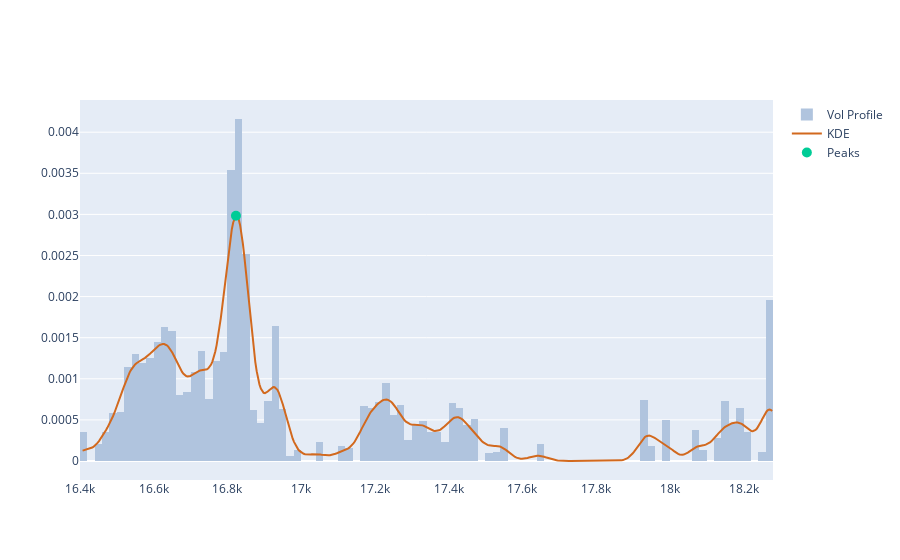
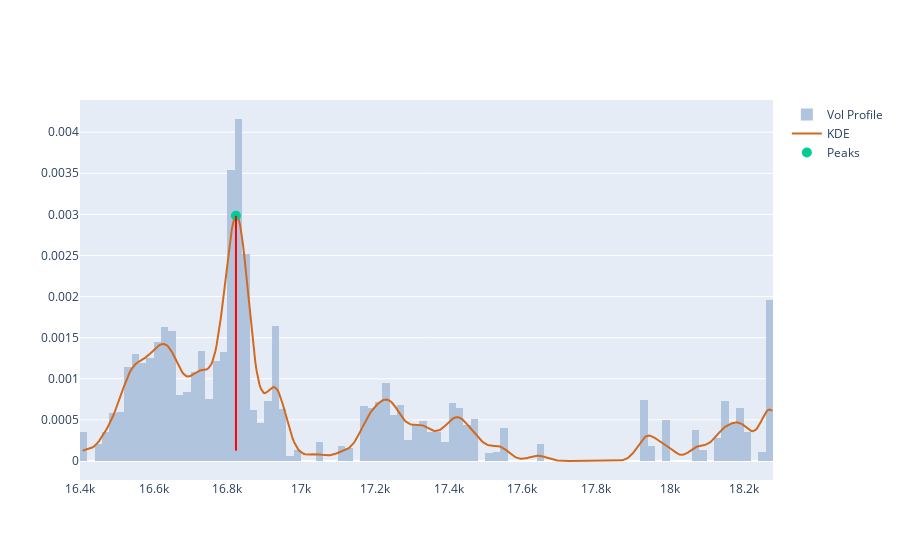

The cell these charts' notebook holds for them, in order:
### Code cell
min_prom = kdy.max() * 0.25
peaks, peak_props = signal.find_peaks(kdy, prominence=min_prom)
pkx = xr[peaks]
pky = kdy[peaks]


fig = get_dist_plot(close, volume, xr, kdy)
fig.add_trace(go.Scatter(name='Peaks', x=pkx, y=pky, mode='markers', marker=pk_marker_args))
fig.show()

# Draw prominence lines
#left_base = peak_props['left_bases']
#right_base = peak_props['right_bases']
line_x = pkx
line_y0 = pky
line_y1 = pky - peak_props['prominences']

for x, y0, y1 in zip(line_x, line_y0, line_y1):
    fig.add_shape(type='line',
        xref='x', yref='y',
        x0=x, y0=y0, x1=x, y1=y1,
        line=dict(
            color='red',
            width=2,
        )
    )
fig.show()

### Figure 1 — Plotly figure (JSON) as saved in the notebook; plotly's stock layout.template omitted (floating-point values rounded to 4 significant figures; data arrays with more than 128 entries replaced by an {"elided": "..."} marker saying what was removed)
{"data": [{"histfunc": "sum", "histnorm": "probability density", "marker": {"color": "#B0C4DE"}, "name": "Vol Profile", "nbinsx": 150, "type": "histogram", "x": {"elided": "1000 float values"}, "y": {"elided": "1000 float values"}}, {"marker": {"color": "#D2691E"}, "mode": "lines", "name": "KDE", "type": "scatter", "x": {"elided": "500 float values"}, "y": {"elided": "500 float values"}}, {"marker": {"size": 10}, "mode": "markers", "name": "Peaks", "type": "scatter", "x": [16820.0], "y": [0.002983]}], "layout": {"autosize": true, "xaxis": {"autorange": true, "range": [16400, 18280], "type": "linear"}, "yaxis": {"autorange": true, "range": [-0.0002311, 0.004392], "type": "linear"}}}

### Figure 2 — Plotly figure (JSON) as saved in the notebook; plotly's stock layout.template omitted (floating-point values rounded to 4 significant figures; data arrays with more than 128 entries replaced by an {"elided": "..."} marker saying what was removed)
{"data": [{"histfunc": "sum", "histnorm": "probability density", "marker": {"color": "#B0C4DE"}, "name": "Vol Profile", "nbinsx": 150, "type": "histogram", "x": {"elided": "1000 float values"}, "y": {"elided": "1000 float values"}}, {"marker": {"color": "#D2691E"}, "mode": "lines", "name": "KDE", "type": "scatter", "x": {"elided": "500 float values"}, "y": {"elided": "500 float values"}}, {"marker": {"size": 10}, "mode": "markers", "name": "Peaks", "type": "scatter", "x": [16820.0], "y": [0.002983]}], "layout": {"autosize": true, "shapes": [{"line": {"color": "red", "width": 2}, "type": "line", "x0": 16820.0, "x1": 16820.0, "xref": "x", "y0": 0.002983, "y1": 0.0001262, "yref": "y"}], "xaxis": {"autorange": true, "range": [16400, 18280], "type": "linear"}, "yaxis": {"autorange": true, "range": [-0.0002311, 0.004392], "type": "linear"}}}
